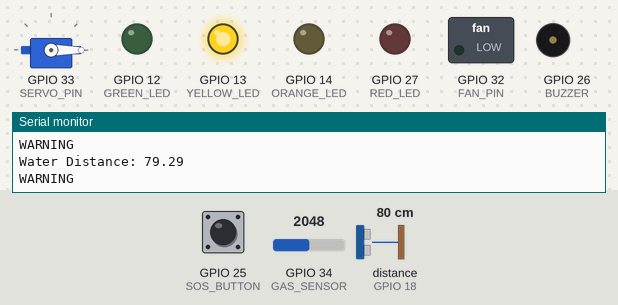
This sketch was run on a simulated ESP32. On the bench: servo, switched loads named in the sketch (green lamp = pin HIGH), output pins drawn as LEDs (lit = HIGH), buzzer (waves = sounding, pin HIGH), the last lines printed to the serial monitor. Wiring (inferred from the names in the program): ultrasonic range finder: trigger GPIO 5; echo GPIO 18. The test bench sets the inputs (shaded band); at power-on: distance to the obstacle (sensor on GPIO 18) 80 cm, GPIO 34 (GAS_SENSOR) = 2048, GPIO 25 (SOS_BUTTON) HIGH. The echo pulse lasts 58.3 µs per cm; pins used as bus, display or sensor lines are not drawn.

Above: at 1.8 s.
1.9 s: distance to the obstacle (sensor on GPIO 18) set to 74 cm
3.4 s: distance to the obstacle (sensor on GPIO 18) set to 65 cm
At 5.2 s:
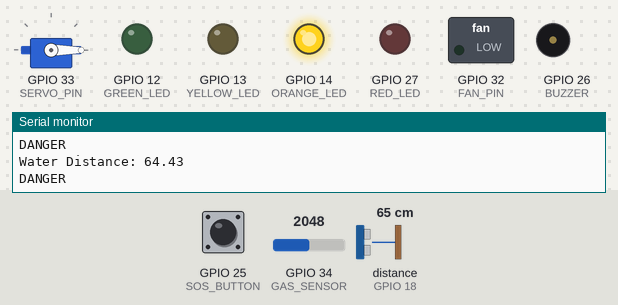
5.5 s: GPIO 34 (GAS_SENSOR) set to 2471
7.2 s: GPIO 34 (GAS_SENSOR) set to 2541
At 9.0 s:
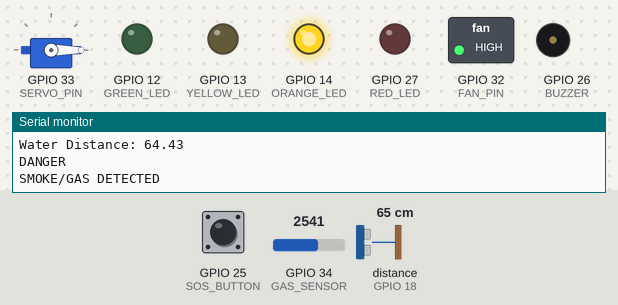
9.5 s: distance to the obstacle (sensor on GPIO 18) set to 45 cm
11.2 s: distance to the obstacle (sensor on GPIO 18) set to 38 cm
At 12.6 s:
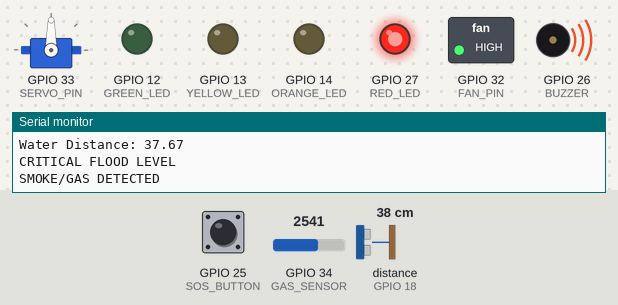
Timing chart, 0 to 14.2 s (numbered marks = the images above; inputs shaded):
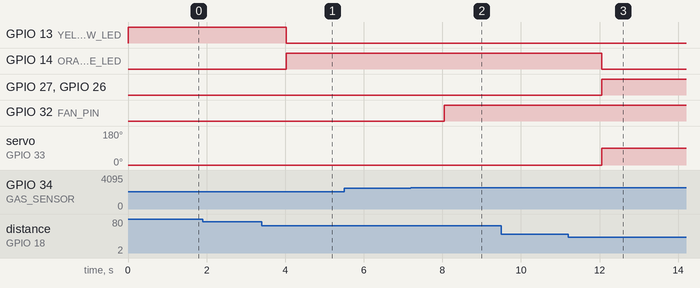

The sketch:

aegis_esp32.ino
```cpp
/*
------------------------------------------------
PROJECT AEGIS
Autonomous Emergency Grid & Integrated Shelter
ESP32 Flood Emergency Booth
------------------------------------------------
Features:
- Water Level Monitoring
- LED Alert System
- Buzzer Siren
- Servo Door Control
- Smoke/Gas Detection
- SOS Button
- GPS Alert
- Solar Powered System
------------------------------------------------
*/

#include <ESP32Servo.h>

#define TRIG_PIN 5
#define ECHO_PIN 18

#define GREEN_LED 12
#define YELLOW_LED 13
#define ORANGE_LED 14
#define RED_LED 27

#define BUZZER 26
#define SOS_BUTTON 25
#define GAS_SENSOR 34

#define SERVO_PIN 33
#define FAN_PIN 32

Servo doorServo;

long duration;
float distance;

void setup() {

  Serial.begin(115200);

  pinMode(TRIG_PIN, OUTPUT);
  pinMode(ECHO_PIN, INPUT);

  pinMode(GREEN_LED, OUTPUT);
  pinMode(YELLOW_LED, OUTPUT);
  pinMode(ORANGE_LED, OUTPUT);
  pinMode(RED_LED, OUTPUT);

  pinMode(BUZZER, OUTPUT);
  pinMode(SOS_BUTTON, INPUT_PULLUP);
  pinMode(FAN_PIN, OUTPUT);

  doorServo.attach(SERVO_PIN);
  doorServo.write(0);

  Serial.println("PROJECT AEGIS INITIALIZED");
}

void loop() {

  float waterLevel = getWaterLevel();

  int gasValue = analogRead(GAS_SENSOR);

  Serial.print("Water Distance: ");
  Serial.println(waterLevel);

  // SAFE LEVEL
  if (waterLevel > 100) {

    setAllOff();
    digitalWrite(GREEN_LED, HIGH);

    Serial.println("SAFE");

  }

  // WARNING LEVEL
  else if (waterLevel <= 100 && waterLevel > 70) {

    setAllOff();
    digitalWrite(YELLOW_LED, HIGH);

    Serial.println("WARNING");

  }

  // DANGER LEVEL
  else if (waterLevel <= 70 && waterLevel > 40) {

    setAllOff();
    digitalWrite(ORANGE_LED, HIGH);

    Serial.println("DANGER");

  }

  // CRITICAL LEVEL
  else {

    setAllOff();

    digitalWrite(RED_LED, HIGH);
    digitalWrite(BUZZER, HIGH);

    doorServo.write(90);

    Serial.println("CRITICAL FLOOD LEVEL");

  }

  // GAS / SMOKE DETECTION
  if (gasValue > 2500) {

    digitalWrite(FAN_PIN, HIGH);

    Serial.println("SMOKE/GAS DETECTED");

  }
  else {

    digitalWrite(FAN_PIN, LOW);

  }

  // SOS BUTTON
  if (digitalRead(SOS_BUTTON) == LOW) {

    Serial.println("SOS ALERT SENT");
    sendGPSAlert();

  }

  delay(1000);
}

float getWaterLevel() {

  digitalWrite(TRIG_PIN, LOW);
  delayMicroseconds(2);

  digitalWrite(TRIG_PIN, HIGH);
  delayMicroseconds(10);

  digitalWrite(TRIG_PIN, LOW);

  duration = pulseIn(ECHO_PIN, HIGH);

  distance = duration * 0.034 / 2;

  return distance;
}

void setAllOff() {

  digitalWrite(GREEN_LED, LOW);
  digitalWrite(YELLOW_LED, LOW);
  digitalWrite(ORANGE_LED, LOW);
  digitalWrite(RED_LED, LOW);

  digitalWrite(BUZZER, LOW);
}

void sendGPSAlert() {

  // Placeholder GPS logic

  Serial.println("Fetching GPS Coordinates...");
  Serial.println("Sending Location to Rescue Team...");

}
```

Measured:
- the behaviour switches between 71 and 70 cm on distance to the obstacle (sensor on GPIO 18) (found by bisection; images 0 and 1)
- the behaviour switches between 2500 and 2501 on GPIO 34 (GAS_SENSOR) (found by bisection; images 1 and 2)
- the behaviour switches between 41 and 40 cm on distance to the obstacle (sensor on GPIO 18) (found by bisection; images 2 and 3)
- after the input at 3.4 s, GPIO 13 (YELLOW_LED): HIGH → LOW after 0.63 s; GPIO 14 (ORANGE_LED): LOW → HIGH after 0.63 s
- after the input at 7.2 s, GPIO 32 (FAN_PIN): LOW → HIGH after 0.84 s
- after the input at 11.2 s, GPIO 14 (ORANGE_LED): HIGH → LOW after 0.86 s; GPIO 27 (RED_LED), GPIO 26 (BUZZER): LOW → HIGH after 0.86 s; servo on GPIO 33 (SERVO_PIN): 0° → 90° after 0.86 s
